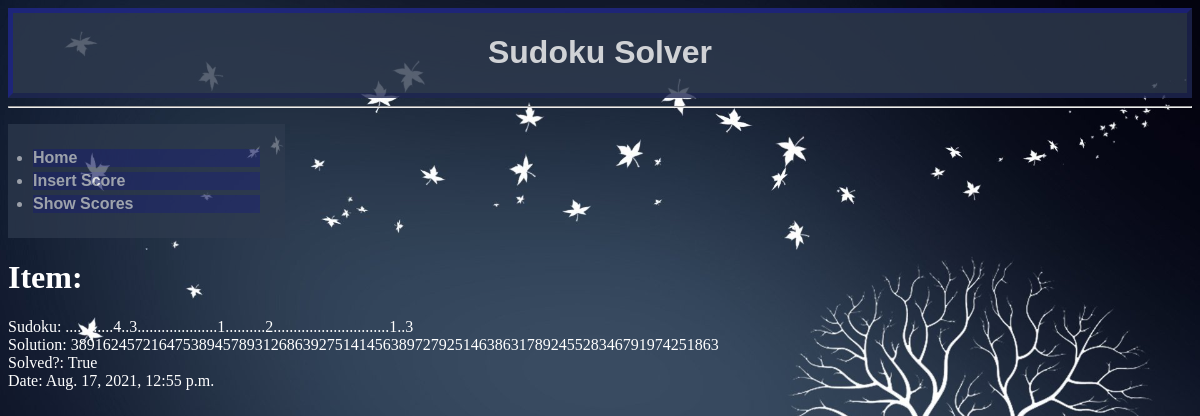
Screenshot of /scores/14/ with the database file from the repository.
### scores/models.py (models this page shows, shortened)
class Score(models.Model): # inherit from Django's Model class
    sudoku     = models.CharField(max_length=81) # initial sudoku as string
    solution   = models.CharField(max_length=81) # solved (or attempted) sudoku as string
    solved     = models.BooleanField(default=False,blank=True)
    run_date   = models.DateTimeField(null=True,default=datetime.datetime.now())

### scores/views.py (the view)
# urls.py: path('<int:i_id>/', ScoreDetailView.as_view(), name='score-detail'),
class ScoreDetailView(DetailView):
    template_name = 'score/detail.html'
    def get(self, request, *args, **kwargs):
        try:
            obj = Score.objects.get(id=kwargs['i_id'])
        except Score.DoesNotExist:
            raise Http404
        return render(request, self.template_name, {'obj':obj})

### templates/score/detail.html
{% extends 'base.html' %}
{% block content %}
<h1 style="color: white">Item:<br/></h1>
<p style="color: white">
    Sudoku: {{ obj.sudoku }}<br/>
    Solution: {{ obj.solution }}<br/>
    Solved?: {{ obj.solved }}<br/>
    Date: {{ obj.run_date }}<br/>
</p>
{% endblock %}

### rows the page displays
Score: sudoku "............4..3....................1..........2.............................1..3", solution "389162457216475389457893126863927514145638972792514638631789245528346791974251863", solved "True", run_date "Aug. 17, 2021, 12:55 p.m."
